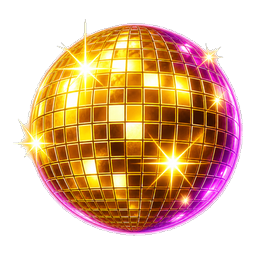
#> input picture games/WildParty/WildParty_Front/build/assets/spines/wildPartySymbols/h1.png, 256 x 256 px
$ python -i process_symbols.py   (imports and definitions only)
#> lines starting #> are read from the running program, lines starting #| are printed output that depends on the picture
"""Turn the generated WildParty symbol art into clean, transparent, square sprites.

The generated images are RGB with a baked-in light-gray "transparency" checker
background (no real alpha). This script:
  1. downsizes to a working resolution,
  2. flood-fills the gray checker from the borders -> alpha 0 (keeps interior
     white highlights that are not connected to the border),
  3. trims to the content bounding box, centers on a square transparent canvas,
  4. exports a 256px PNG with alpha.
Pure PIL only (no numpy/scipy) so it runs reliably in the sandbox.
"""
import os
from collections import deque
from PIL import Image

SRC_DIR = os.path.expanduser(
    "~/.cursor/projects/Users-stone-Stake-Engine-math-sdk-games-WildParty/assets"
)
OUT_DIR = os.path.join(
    os.path.dirname(__file__),
    "static/assets/sprites/wildPartySymbols",
)

MAPPING = {
    "sym_h1.png": "h1.png",
    "sym_h2.png": "h2.png",
    "sym_h3.png": "h3.png",
    "sym_h4.png": "h4.png",
    "sym_l1.png": "l1.png",
    "sym_l2.png": "l2.png",
    "sym_l3.png": "l3.png",
    "sym_l4.png": "l4.png",
    "sym_w.png": "w.png",
    "sym_s.png": "s.png",
}

WORK = 512          # working resolution for flood fill
CANVAS = 256        # final sprite size
PADDING = 0.05      # empty margin fraction on the final canvas
GRAY_TOL = 22       # max channel spread to count as gray
LIGHT_MIN = 165     # min brightness to count as checker background


def is_bg(px):
    r, g, b = px[0], px[1], px[2]
    mx, mn = max(r, g, b), min(r, g, b)
    return (mx - mn) <= GRAY_TOL and mn >= LIGHT_MIN


def remove_checker(img):
    img = img.convert("RGBA")
    w, h = img.size
    px = img.load()
    visited = bytearray(w * h)
    q = deque()

    def consider(x, y):
        idx = y * w + x
        if visited[idx]:
            return
        visited[idx] = 1
        if is_bg(px[x, y]):
            q.append((x, y))

    for x in range(w):
        consider(x, 0)
        consider(x, h - 1)
    for y in range(h):
        consider(0, y)
        consider(w - 1, y)

    while q:
        x, y = q.popleft()
        px[x, y] = (0, 0, 0, 0)
        for nx, ny in ((x + 1, y), (x - 1, y), (x, y + 1), (x, y - 1)):
            if 0 <= nx < w and 0 <= ny < h:
                idx = ny * w + nx
                if not visited[idx]:
                    visited[idx] = 1
                    if is_bg(px[nx, ny]):
                        q.append((nx, ny))
    return img


def process(src_path, out_path):
#> called with out_path = 'out.png'
    img = Image.open(src_path).convert("RGB")
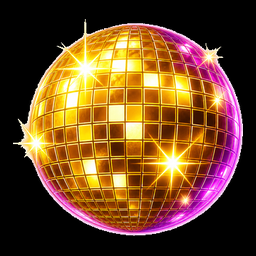
#> img: PIL image 256x256 RGB; mean R, G, B 110, 71.4, 37.4
    # downscale to working size keeping aspect
    w, h = img.size
#> w = 256; h = 256
    scale = WORK / max(w, h)
#> scale = 2
    img = img.resize((max(1, round(w * scale)), max(1, round(h * scale))), Image.LANCZOS)
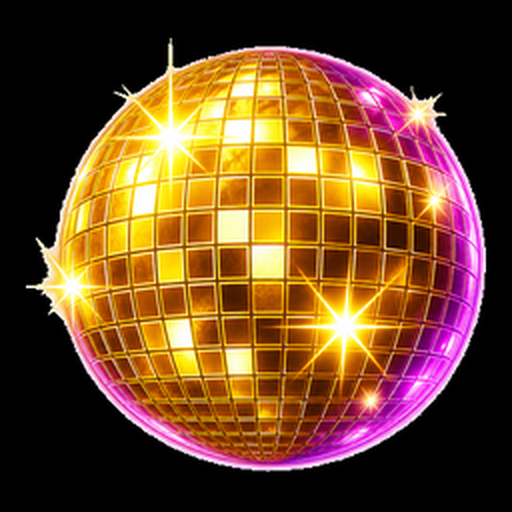
#> img: PIL image 512x512 RGB; mean R, G, B 110, 71.5, 37.6

    img = remove_checker(img)

    # trim to content (alpha) bbox
    bbox = img.getchannel("A").point(lambda a: 255 if a > 8 else 0).getbbox()
    if bbox:
        img = img.crop(bbox)

    inner = int(CANVAS * (1 - 2 * PADDING))
    w, h = img.size
    s = inner / max(w, h)
    new_size = (max(1, round(w * s)), max(1, round(h * s)))
    img = img.resize(new_size, Image.LANCZOS)
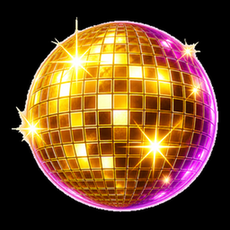
#> img: PIL image 230x230 RGBA; mean R, G, B, A 110, 71.5, 37.7, 255

    canvas = Image.new("RGBA", (CANVAS, CANVAS), (0, 0, 0, 0))
#> canvas: PIL image 256x256 RGBA; every value is 0
    ox = (CANVAS - new_size[0]) // 2
    oy = (CANVAS - new_size[1]) // 2
    canvas.paste(img, (ox, oy), img)
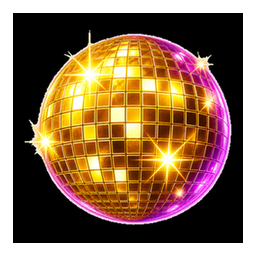
#> canvas: PIL image 256x256 RGBA; mean R, G, B, A 88.8, 57.7, 30.5, 205.8; transparent parts drawn white
    canvas.save(out_path)
    return new_size


def main():
    os.makedirs(OUT_DIR, exist_ok=True)
    for raw, out in MAPPING.items():
        src = os.path.join(SRC_DIR, raw)
        dst = os.path.join(OUT_DIR, out)
        if not os.path.exists(src):
            print(f"MISSING {src}")
            continue
        size = process(src, dst)
        print(f"{raw} -> {out} (content {size[0]}x{size[1]} on {CANVAS}px)")


# [2 lines not run here, left out]

>>> result = process('build/assets/spines/wildPartySymbols/h1.png', 'out.png')
